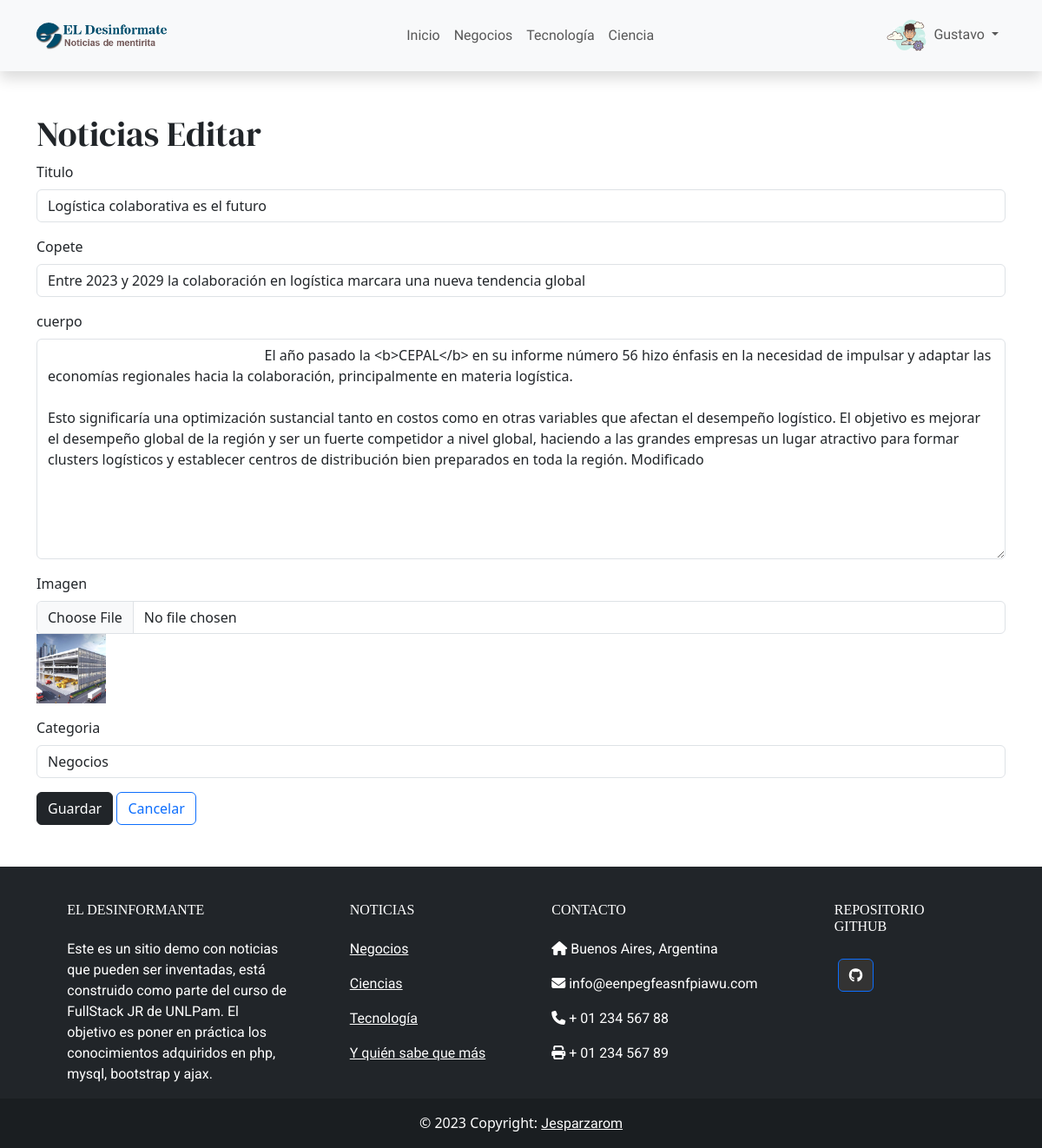
Screenshot of /noticias/form_editar.php?id_noticia=6 (signed in) with the database file from the repository.
### tables this page shows
CREATE TABLE `news` (
  `id_noticia` int(20) NOT NULL,
  `id_usuario` int(20) NOT NULL,
  `titulo` text NOT NULL,
  `copete` text NOT NULL,
  `cuerpo` text NOT NULL,
  `imagen` text NOT NULL,
  `fecha` date NOT NULL,
  `categoria` varchar(30) NOT NULL
);

### noticias/form_editar.php (the view, shortened to what this page needs)
<?php
extract($_REQUEST);
require("../backend/conexion.php");
$instruccion = "SELECT * FROM news WHERE id_noticia = '$id_noticia'";
$resultado = $conexion->query($instruccion);
$resultado = $resultado->fetch(PDO::FETCH_ASSOC);
?>
<!DOCTYPE html>
<html lang="es">
<head>
    <link href="https://cdn.jsdelivr.net/npm/bootstrap@5.3.2/dist/css/bootstrap.min.css" rel="stylesheet"
>
    <link href="https://cdn.jsdelivr.net/npm/summernote@0.8.18/dist/summernote-lite.min.css" rel="stylesheet">
    <link rel="stylesheet" href="../estaticos/css/style.css">
</head>
<body>
    <?php require("menu.php"); ?>
    <div class="container">
        <h1>Noticias Editar</h1>
        <form action="../backend/editar_noticia.php" method="post" enctype="multipart/form-data">
            <div class="mb-3">
                <label for="titulo" class="form-label">Titulo</label>
                <input type="text" class="form-control" id="titulo" name="titulo" placeholder="titulo" required
                    value="<?php print($resultado['titulo']); ?>">
            </div>
            <div class="mb-3">
                <label for="copete" class="form-label">Copete</label>
                <input type="text" class="form-control" id="copete" name="copete" required
                    value="<?php print($resultado['copete']); ?>">
            </div>
            <div class="mb-3">
                <label for="cuerpo" class="form-label">cuerpo</label>
                <textarea name="cuerpo" id="cuerpo" cols="30" rows="10" class="form-control" required>
                    <?= $resultado['cuerpo']; ?>
                </textarea>
            </div>
            <div class="mb-3">
                <label for="imagen" class="form-label">Imagen</label>
                <input type="file" class="form-control" id="imagen" name="imagen"></input>
                <img src="../imagenes/subidas/<?php print($resultado['imagen']); ?>" width="80px">
            </div>
            <div class="mb-3">
                <label for="categoria" class="form-label">Categoria</label>
                <select class="form-control" id="categoria" name="categoria" required>
                    <option value="Negocios" <?php if ($resultado['categoria'] == "Negocios")
                        print("selected"); ?>>Negocios
                    </option>
                </select>
            </div>
            <div class="mb-3">
                <input type="submit" class="btn btn-dark" id="enviar" name="enviar" value="Guardar">
                <a href="../admin/mis_publicaciones.php" class="btn btn-outline-primary">Cancelar</a>
            </div>
        </form>
    </div>
    <?php require("footer.php"); ?>
</body>
</html>

### estaticos/css/style.css (style rules this page uses)
:root { --font-dm: 'DM Serif Display', serif; --font-instrument: 'Instrument Serif', serif; --font-news: 'News Cycle', sans-serif; --font-roboto: 'Roboto', sans-serif; }
html { font-family: var(--font-roboto); }
h1, h2, h3, h4 { font-family: var(--font-dm); }
a, button, small { font-family: var(--font-news); }

### rows the page displays
news: titulo "Logística colaborativa es el futuro", copete "Entre 2023 y 2029 la colaboración en logística marcara una nueva tendencia global", cuerpo "El año pasado la <b>CEPAL</b> en su informe número 56 hizo énfasis en la necesidad de impulsar y adaptar las economías regionales hacia la colaboración, principalmente en materia logística. Esto significaría una optimización sustancial tanto en costos como en otras variables que afectan el desempeño logístico. El objetivo es mejorar el desempeño global de la región y ser un fuerte competidor a nivel global, haciendo a las grandes empresas un lugar atractivo para formar clusters logísticos y establecer centros de distribución bien preparados en toda la región. Modificado", imagen (picture), categoria "Negocios"

### other values shown
$nombre "Gustavo"
